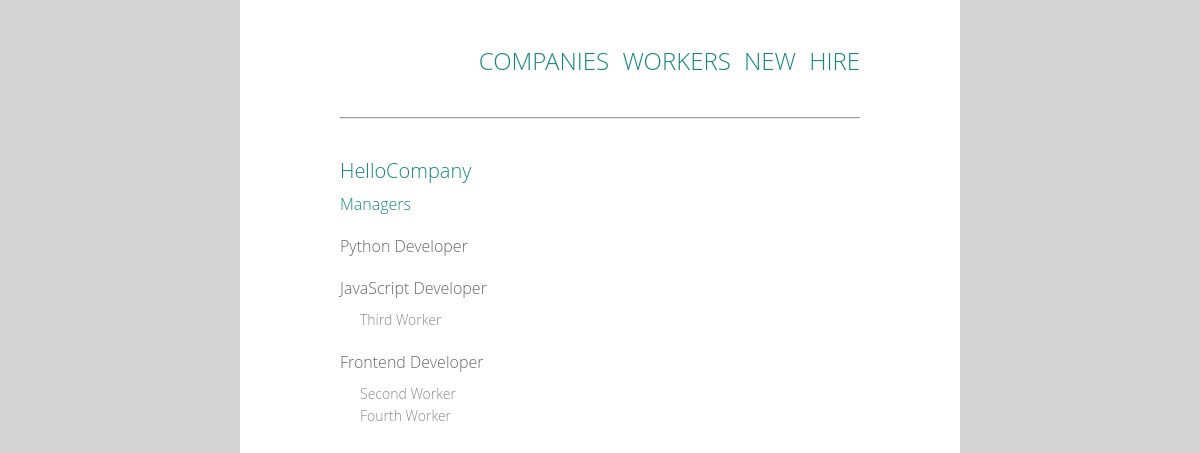
/companies/1/, run on the app's committed database.
### work/models.py (models this page shows, shortened)
class Company(models.Model):
    name = models.CharField(max_length=50)

class Work(models.Model):
    company = models.ForeignKey(
        Company, related_name='works', on_delete=models.CASCADE)
    name = models.CharField(max_length=50)
    created_date = models.DateTimeField(default=timezone.now)
    class Meta:
        unique_together = ['company', 'name']

class WorkPlace(models.Model):
    work = models.ForeignKey(
        Work, related_name='workplaces', on_delete=models.CASCADE)
    worker = models.ForeignKey(
        Worker, related_name='workplaces', on_delete=models.CASCADE)
    NEW = 0
    APPROVED = 1
    CANCELLED = 2
    FINISHED = 3
    STATUS_CHOICES = (
        (NEW, 'New'),
        (APPROVED, 'Approved'),
        (CANCELLED, 'Cancelled'),
        (FINISHED, 'Finished'),
    )
    status = models.IntegerField(choices=STATUS_CHOICES, default=NEW)
    class Meta:
        unique_together = ['work', 'worker']

class Worker(models.Model):
    first_name = models.CharField(max_length=20)
    last_name = models.CharField(max_length=20)

### work/views.py (the view)
class CompDetail(DetailView):
    model = Company
    template_name = 'work/comp_detail.html'
    def get_context_data(self, **kwargs):
        context = super().get_context_data(**kwargs)
        context['works'] = self.get_object().works.all()
        return context

### work/templates/work/comp_detail.html
{% extends 'work/base.html' %}
{% block content %}
    <h1 class='company'>{{ company.name }}</h1>
    <p><a href="{% url 'work:manag_list' company.id %}">Managers</a></p>
    <ul>
    {% for work in works %}
        <div class='work'>
            <li>{{ work.name }}
                <ul class='position'>
                {% for wp in work.workplaces.all %}
                    {% if not wp.status %}
                        <li>{{ wp.worker.first_name }} {{ wp.worker.last_name }}</li>
                    {% endif %}
                {% endfor %}
                </ul>
            </li>
        </div>
    {% endfor %}
    </ul>
{% endblock %}

### work/static/work/style.css (style rules this page uses)
html, body, div, span, applet, object, iframe, h1, h2, h3, h4, h5, h6, p, blockquote, pre, a, abbr, acronym, address, big, cite, code, del, dfn, em, img, ins, kbd, q, s, samp, small, strike, strong, sub, sup, tt, var, b, u, i, center, dl, dt, dd, ol, ul, li, fieldset, form, label, legend, table, caption, tbody, tfoot, thead, tr, th, td, article, aside, canvas, details, embed, figure, figcaption, footer, header, hgroup, menu, nav, output, ruby, section, summary, time, mark, audio, video { margin: 0; padding: 0; border: 0; font-size: 100%; font: inherit; vertical-align: baseline; }
body { line-height: 1; }
ol, ul { list-style: none; }
body { font: 300 16px/22px "Open Sans", "Helvetica Neue", Helvetica, Arial, sans-serif; }
.company { color: #148880; font-size: 20px; line-height: 44px; }
a { text-decoration: none; color: #148880; }
.work, .adding_form { color: #666; }
.position { color: #888; font-size: 14px; }
body { background-color: #d3d3d3; }
html, body { height: 100%; }
.work { margin-top: 20px; }
.position { margin-left: 20px; margin-top: 10px; }

### data on the page
Company: name "HelloCompany"
Work: name "Python Developer"
Work: name "JavaScript Developer"
WorkPlace: worker.first_name "Third", worker.last_name "Worker"
Work: name "Frontend Developer"
WorkPlace: worker.first_name "Second", worker.last_name "Worker"
WorkPlace: worker.first_name "Fourth", worker.last_name "Worker"
